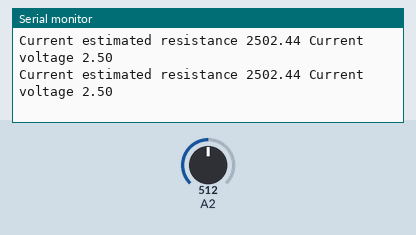
Simulated run of this sketch. Board: Arduino Uno, built with avr-gcc and run on an emulated ATmega328P. On the bench: the last lines printed to the serial monitor. The test bench sets the inputs (shaded band); at power-on: A2 = 512.

Above: at 1.8 s.
1.9 s: A2 set to 716
At 2.8 s:
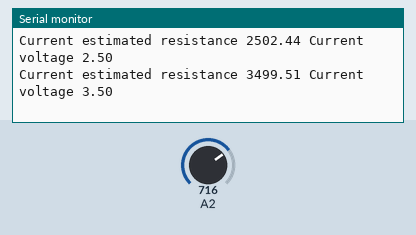
3.4 s: A2 set to 900
At 4.6 s:
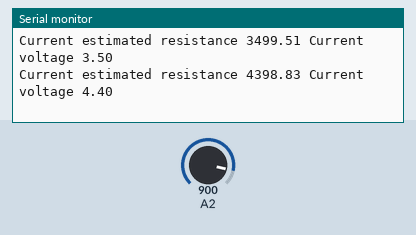
Timing chart, 0 to 6.4 s (numbered marks = the images above; inputs shaded):
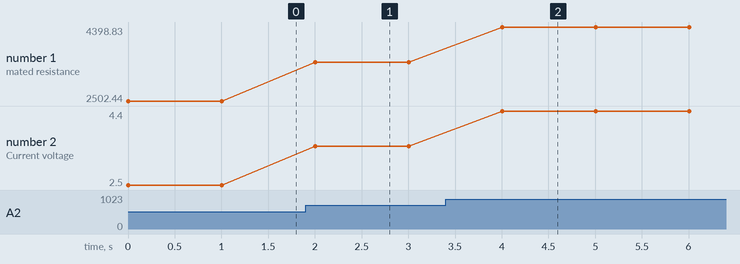

Measured:
- after the input at 1.9 s, the serial monitor: prints a new line after 0.10 s (image 1)
- after the input at 3.4 s, the serial monitor: prints a new line after 0.61 s (image 2)
- plotted number 1: 2502.44 → 3499.51 after the input at 1.9 s, 3499.51 → 4398.83 after the input at 3.4 s
- plotted number 2: 2.5 → 3.5 after the input at 1.9 s, 3.5 → 4.4 after the input at 3.4 s

The sketch:

anolog_read_serial-example3.ino
```cpp
void setup() {
  // put your setup code here, to run once:
  Serial.begin(9600);
}

void loop() {
  // put your main code here, to run repeatedly:
  int Value = analogRead(A2);
  float resistance = 0;
  float voltage    = 0;

  voltage = (Value * 5.0) / 1023.0;
  resistance = (Value / 1023.0) * 5000.0;

  Serial.print("Current estimated resistance ");
  Serial.print(resistance);
  Serial.print(" Current voltage ");
  Serial.println(voltage);

  delay(1000);
}
```
